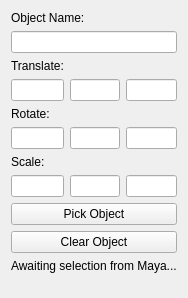
<?xml version="1.0" encoding="UTF-8"?>
<ui version="4.0">
 <class>objectUtil</class>
 <widget class="QWidget" name="objectUtil">
  <property name="geometry">
   <rect>
    <x>0</x>
    <y>0</y>
    <width>186</width>
    <height>298</height>
   </rect>
  </property>
  <property name="windowTitle">
   <string>Form</string>
  </property>
  <layout class="QGridLayout" name="gridLayout">
   <item row="0" column="0" colspan="3">
    <widget class="QLabel" name="objectNameLabel">
     <property name="text">
      <string>Object Name:</string>
     </property>
    </widget>
   </item>
   <item row="2" column="0">
    <widget class="QLabel" name="translateLabel">
     <property name="text">
      <string>Translate:</string>
     </property>
    </widget>
   </item>
   <item row="4" column="0">
    <widget class="QLabel" name="rotateLabel">
     <property name="text">
      <string>Rotate:</string>
     </property>
    </widget>
   </item>
   <item row="6" column="0" colspan="2">
    <widget class="QLabel" name="scaleLabel">
     <property name="text">
      <string>Scale:</string>
     </property>
    </widget>
   </item>
   <item row="3" column="3">
    <spacer name="horizontalSpacer">
     <property name="orientation">
      <enum>Qt::Horizontal</enum>
     </property>
     <property name="sizeHint" stdset="0">
      <size>
       <width>40</width>
       <height>20</height>
      </size>
     </property>
    </spacer>
   </item>
   <item row="11" column="1">
    <spacer name="verticalSpacer">
     <property name="orientation">
      <enum>Qt::Vertical</enum>
     </property>
     <property name="sizeHint" stdset="0">
      <size>
       <width>20</width>
       <height>40</height>
      </size>
     </property>
    </spacer>
   </item>
   <item row="8" column="0" colspan="3">
    <widget class="QPushButton" name="pickObject">
     <property name="text">
      <string>Pick Object</string>
     </property>
     <property name="checkable">
      <bool>true</bool>
     </property>
     <property name="flat">
      <bool>false</bool>
     </property>
    </widget>
   </item>
   <item row="10" column="0" colspan="3">
    <widget class="QLabel" name="waitingLabel">
     <property name="text">
      <string>Awaiting selection from Maya...</string>
     </property>
    </widget>
   </item>
   <item row="7" column="2">
    <widget class="QLineEdit" name="scaleZ"/>
   </item>
   <item row="7" column="1">
    <widget class="QLineEdit" name="scaleY"/>
   </item>
   <item row="5" column="2">
    <widget class="QLineEdit" name="rotateZ"/>
   </item>
   <item row="3" column="0">
    <widget class="QLineEdit" name="translateX"/>
   </item>
   <item row="5" column="0">
    <widget class="QLineEdit" name="rotateX"/>
   </item>
   <item row="7" column="0">
    <widget class="QLineEdit" name="scaleX"/>
   </item>
   <item row="3" column="2">
    <widget class="QLineEdit" name="translateZ"/>
   </item>
   <item row="5" column="1">
    <widget class="QLineEdit" name="rotateY"/>
   </item>
   <item row="3" column="1">
    <widget class="QLineEdit" name="translateY"/>
   </item>
   <item row="1" column="0" colspan="3">
    <widget class="QLineEdit" name="objName"/>
   </item>
   <item row="9" column="0" colspan="3">
    <widget class="QPushButton" name="clearObject">
     <property name="text">
      <string>Clear Object</string>
     </property>
    </widget>
   </item>
  </layout>
 </widget>
 <resources/>
 <connections/>
</ui>
